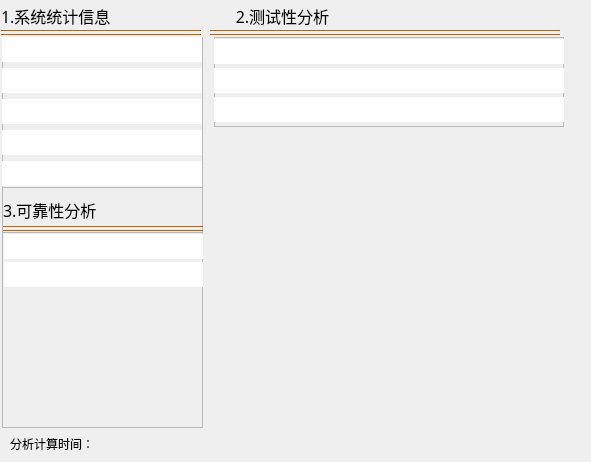
<?xml version="1.0" encoding="UTF-8"?>
<ui version="4.0">
 <class>DialogTestReport</class>
 <widget class="QDialog" name="DialogTestReport">
  <property name="geometry">
   <rect>
    <x>0</x>
    <y>0</y>
    <width>591</width>
    <height>462</height>
   </rect>
  </property>
  <property name="windowTitle">
   <string>Dialog</string>
  </property>
  <property name="styleSheet">
   <string notr="true">QTreeView {color: black; background-color: white;}</string>
  </property>
  <widget class="QLabel" name="LbFunction_2">
   <property name="geometry">
    <rect>
     <x>1</x>
     <y>3</y>
     <width>131</width>
     <height>26</height>
    </rect>
   </property>
   <property name="font">
    <font>
     <family>黑体</family>
     <pointsize>12</pointsize>
     <weight>50</weight>
     <italic>false</italic>
     <bold>false</bold>
    </font>
   </property>
   <property name="text">
    <string>1.系统统计信息</string>
   </property>
  </widget>
  <widget class="Line" name="line_4">
   <property name="geometry">
    <rect>
     <x>1</x>
     <y>30</y>
     <width>200</width>
     <height>1</height>
    </rect>
   </property>
   <property name="maximumSize">
    <size>
     <width>200</width>
     <height>1</height>
    </size>
   </property>
   <property name="styleSheet">
    <string notr="true">background-color: rgb(170, 85, 0);</string>
   </property>
   <property name="orientation">
    <enum>Qt::Horizontal</enum>
   </property>
  </widget>
  <widget class="Line" name="line_5">
   <property name="geometry">
    <rect>
     <x>1</x>
     <y>34</y>
     <width>200</width>
     <height>1</height>
    </rect>
   </property>
   <property name="maximumSize">
    <size>
     <width>200</width>
     <height>1</height>
    </size>
   </property>
   <property name="styleSheet">
    <string notr="true">background-color: rgb(170, 85, 0);</string>
   </property>
   <property name="orientation">
    <enum>Qt::Horizontal</enum>
   </property>
  </widget>
  <widget class="QLabel" name="LbFunction_3">
   <property name="geometry">
    <rect>
     <x>207</x>
     <y>3</y>
     <width>151</width>
     <height>26</height>
    </rect>
   </property>
   <property name="font">
    <font>
     <family>黑体</family>
     <pointsize>12</pointsize>
     <weight>50</weight>
     <italic>false</italic>
     <bold>false</bold>
    </font>
   </property>
   <property name="text">
    <string>2.测试性分析</string>
   </property>
   <property name="alignment">
    <set>Qt::AlignCenter</set>
   </property>
  </widget>
  <widget class="Line" name="line_6">
   <property name="geometry">
    <rect>
     <x>210</x>
     <y>30</y>
     <width>350</width>
     <height>1</height>
    </rect>
   </property>
   <property name="maximumSize">
    <size>
     <width>400</width>
     <height>1</height>
    </size>
   </property>
   <property name="styleSheet">
    <string notr="true">background-color: rgb(170, 85, 0);</string>
   </property>
   <property name="orientation">
    <enum>Qt::Horizontal</enum>
   </property>
  </widget>
  <widget class="Line" name="line_7">
   <property name="geometry">
    <rect>
     <x>210</x>
     <y>34</y>
     <width>350</width>
     <height>1</height>
    </rect>
   </property>
   <property name="maximumSize">
    <size>
     <width>400</width>
     <height>1</height>
    </size>
   </property>
   <property name="styleSheet">
    <string notr="true">background-color: rgb(170, 85, 0);</string>
   </property>
   <property name="orientation">
    <enum>Qt::Horizontal</enum>
   </property>
  </widget>
  <widget class="QFrame" name="frame">
   <property name="geometry">
    <rect>
     <x>2</x>
     <y>187</y>
     <width>201</width>
     <height>241</height>
    </rect>
   </property>
   <property name="minimumSize">
    <size>
     <width>0</width>
     <height>200</height>
    </size>
   </property>
   <property name="maximumSize">
    <size>
     <width>16777215</width>
     <height>300</height>
    </size>
   </property>
   <property name="styleSheet">
    <string notr="true"/>
   </property>
   <property name="frameShape">
    <enum>QFrame::StyledPanel</enum>
   </property>
   <property name="frameShadow">
    <enum>QFrame::Raised</enum>
   </property>
   <widget class="Line" name="line_9">
    <property name="geometry">
     <rect>
      <x>1</x>
      <y>43</y>
      <width>200</width>
      <height>1</height>
     </rect>
    </property>
    <property name="maximumSize">
     <size>
      <width>200</width>
      <height>1</height>
     </size>
    </property>
    <property name="styleSheet">
     <string notr="true">background-color: rgb(170, 85, 0);</string>
    </property>
    <property name="orientation">
     <enum>Qt::Horizontal</enum>
    </property>
   </widget>
   <widget class="Line" name="line_8">
    <property name="geometry">
     <rect>
      <x>1</x>
      <y>39</y>
      <width>200</width>
      <height>1</height>
     </rect>
    </property>
    <property name="maximumSize">
     <size>
      <width>200</width>
      <height>1</height>
     </size>
    </property>
    <property name="styleSheet">
     <string notr="true">background-color: rgb(170, 85, 0);</string>
    </property>
    <property name="orientation">
     <enum>Qt::Horizontal</enum>
    </property>
   </widget>
   <widget class="QLabel" name="LbFunction_4">
    <property name="geometry">
     <rect>
      <x>1</x>
      <y>10</y>
      <width>112</width>
      <height>26</height>
     </rect>
    </property>
    <property name="font">
     <font>
      <family>黑体</family>
      <pointsize>12</pointsize>
      <weight>50</weight>
      <italic>false</italic>
      <bold>false</bold>
     </font>
    </property>
    <property name="text">
     <string>3.可靠性分析</string>
    </property>
   </widget>
   <widget class="QFrame" name="frame_2">
    <property name="geometry">
     <rect>
      <x>0</x>
      <y>45</y>
      <width>201</width>
      <height>201</height>
     </rect>
    </property>
    <property name="styleSheet">
     <string notr="true"/>
    </property>
    <property name="frameShape">
     <enum>QFrame::StyledPanel</enum>
    </property>
    <property name="frameShadow">
     <enum>QFrame::Raised</enum>
    </property>
    <widget class="QTreeView" name="treeViewMTBF">
     <property name="enabled">
      <bool>false</bool>
     </property>
     <property name="geometry">
      <rect>
       <x>2</x>
       <y>2</y>
       <width>200</width>
       <height>25</height>
      </rect>
     </property>
     <property name="minimumSize">
      <size>
       <width>0</width>
       <height>25</height>
      </size>
     </property>
     <property name="maximumSize">
      <size>
       <width>200</width>
       <height>25</height>
      </size>
     </property>
     <property name="frameShape">
      <enum>QFrame::NoFrame</enum>
     </property>
     <property name="frameShadow">
      <enum>QFrame::Sunken</enum>
     </property>
     <property name="verticalScrollBarPolicy">
      <enum>Qt::ScrollBarAlwaysOff</enum>
     </property>
     <property name="horizontalScrollBarPolicy">
      <enum>Qt::ScrollBarAlwaysOff</enum>
     </property>
     <property name="autoScroll">
      <bool>false</bool>
     </property>
    </widget>
    <widget class="QTreeView" name="treeViewMTTR">
     <property name="enabled">
      <bool>false</bool>
     </property>
     <property name="geometry">
      <rect>
       <x>2</x>
       <y>30</y>
       <width>200</width>
       <height>25</height>
      </rect>
     </property>
     <property name="minimumSize">
      <size>
       <width>0</width>
       <height>25</height>
      </size>
     </property>
     <property name="maximumSize">
      <size>
       <width>200</width>
       <height>25</height>
      </size>
     </property>
     <property name="frameShape">
      <enum>QFrame::NoFrame</enum>
     </property>
     <property name="frameShadow">
      <enum>QFrame::Sunken</enum>
     </property>
     <property name="verticalScrollBarPolicy">
      <enum>Qt::ScrollBarAlwaysOff</enum>
     </property>
     <property name="horizontalScrollBarPolicy">
      <enum>Qt::ScrollBarAlwaysOff</enum>
     </property>
     <property name="autoScroll">
      <bool>false</bool>
     </property>
    </widget>
   </widget>
  </widget>
  <widget class="QChartView" name="chartView">
   <property name="geometry">
    <rect>
     <x>205</x>
     <y>130</y>
     <width>371</width>
     <height>301</height>
    </rect>
   </property>
   <property name="styleSheet">
    <string notr="true">background-color: rgba(255, 255, 255, 0);
</string>
   </property>
  </widget>
  <widget class="QFrame" name="frame_3">
   <property name="geometry">
    <rect>
     <x>214</x>
     <y>37</y>
     <width>350</width>
     <height>90</height>
    </rect>
   </property>
   <property name="styleSheet">
    <string notr="true"/>
   </property>
   <property name="frameShape">
    <enum>QFrame::StyledPanel</enum>
   </property>
   <property name="frameShadow">
    <enum>QFrame::Raised</enum>
   </property>
   <widget class="QTreeView" name="treeView2LRU">
    <property name="enabled">
     <bool>false</bool>
    </property>
    <property name="geometry">
     <rect>
      <x>0</x>
      <y>31</y>
      <width>363</width>
      <height>25</height>
     </rect>
    </property>
    <property name="minimumSize">
     <size>
      <width>0</width>
      <height>25</height>
     </size>
    </property>
    <property name="maximumSize">
     <size>
      <width>16777215</width>
      <height>25</height>
     </size>
    </property>
    <property name="frameShape">
     <enum>QFrame::NoFrame</enum>
    </property>
    <property name="verticalScrollBarPolicy">
     <enum>Qt::ScrollBarAlwaysOff</enum>
    </property>
    <property name="horizontalScrollBarPolicy">
     <enum>Qt::ScrollBarAlwaysOff</enum>
    </property>
    <property name="autoScroll">
     <bool>false</bool>
    </property>
   </widget>
   <widget class="QTreeView" name="treeView3LRU">
    <property name="enabled">
     <bool>false</bool>
    </property>
    <property name="geometry">
     <rect>
      <x>0</x>
      <y>60</y>
      <width>363</width>
      <height>25</height>
     </rect>
    </property>
    <property name="minimumSize">
     <size>
      <width>0</width>
      <height>25</height>
     </size>
    </property>
    <property name="maximumSize">
     <size>
      <width>16777215</width>
      <height>25</height>
     </size>
    </property>
    <property name="frameShape">
     <enum>QFrame::NoFrame</enum>
    </property>
    <property name="verticalScrollBarPolicy">
     <enum>Qt::ScrollBarAlwaysOff</enum>
    </property>
    <property name="horizontalScrollBarPolicy">
     <enum>Qt::ScrollBarAlwaysOff</enum>
    </property>
    <property name="autoScroll">
     <bool>false</bool>
    </property>
   </widget>
   <widget class="QTreeView" name="treeView1LRU">
    <property name="enabled">
     <bool>false</bool>
    </property>
    <property name="geometry">
     <rect>
      <x>0</x>
      <y>2</y>
      <width>363</width>
      <height>25</height>
     </rect>
    </property>
    <property name="minimumSize">
     <size>
      <width>0</width>
      <height>25</height>
     </size>
    </property>
    <property name="maximumSize">
     <size>
      <width>16777215</width>
      <height>25</height>
     </size>
    </property>
    <property name="styleSheet">
     <string notr="true"/>
    </property>
    <property name="frameShape">
     <enum>QFrame::NoFrame</enum>
    </property>
    <property name="frameShadow">
     <enum>QFrame::Sunken</enum>
    </property>
    <property name="verticalScrollBarPolicy">
     <enum>Qt::ScrollBarAlwaysOff</enum>
    </property>
    <property name="horizontalScrollBarPolicy">
     <enum>Qt::ScrollBarAlwaysOff</enum>
    </property>
    <property name="autoScroll">
     <bool>false</bool>
    </property>
   </widget>
  </widget>
  <widget class="QFrame" name="frame_4">
   <property name="geometry">
    <rect>
     <x>2</x>
     <y>37</y>
     <width>201</width>
     <height>151</height>
    </rect>
   </property>
   <property name="styleSheet">
    <string notr="true"/>
   </property>
   <property name="frameShape">
    <enum>QFrame::StyledPanel</enum>
   </property>
   <property name="frameShadow">
    <enum>QFrame::Raised</enum>
   </property>
   <widget class="QWidget" name="layoutWidget">
    <property name="geometry">
     <rect>
      <x>0</x>
      <y>0</y>
      <width>201</width>
      <height>151</height>
     </rect>
    </property>
    <layout class="QVBoxLayout" name="verticalLayout">
     <item>
      <widget class="QTreeView" name="treeViewAnaly1">
       <property name="enabled">
        <bool>false</bool>
       </property>
       <property name="minimumSize">
        <size>
         <width>0</width>
         <height>25</height>
        </size>
       </property>
       <property name="maximumSize">
        <size>
         <width>200</width>
         <height>25</height>
        </size>
       </property>
       <property name="frameShape">
        <enum>QFrame::NoFrame</enum>
       </property>
       <property name="frameShadow">
        <enum>QFrame::Sunken</enum>
       </property>
       <property name="verticalScrollBarPolicy">
        <enum>Qt::ScrollBarAlwaysOff</enum>
       </property>
       <property name="horizontalScrollBarPolicy">
        <enum>Qt::ScrollBarAlwaysOff</enum>
       </property>
       <property name="autoScroll">
        <bool>false</bool>
       </property>
      </widget>
     </item>
     <item>
      <widget class="QTreeView" name="treeViewAnaly2">
       <property name="enabled">
        <bool>false</bool>
       </property>
       <property name="minimumSize">
        <size>
         <width>0</width>
         <height>25</height>
        </size>
       </property>
       <property name="maximumSize">
        <size>
         <width>200</width>
         <height>25</height>
        </size>
       </property>
       <property name="frameShape">
        <enum>QFrame::NoFrame</enum>
       </property>
       <property name="frameShadow">
        <enum>QFrame::Sunken</enum>
       </property>
       <property name="verticalScrollBarPolicy">
        <enum>Qt::ScrollBarAlwaysOff</enum>
       </property>
       <property name="horizontalScrollBarPolicy">
        <enum>Qt::ScrollBarAlwaysOff</enum>
       </property>
       <property name="autoScroll">
        <bool>false</bool>
       </property>
      </widget>
     </item>
     <item>
      <widget class="QTreeView" name="treeViewAnaly3">
       <property name="enabled">
        <bool>false</bool>
       </property>
       <property name="minimumSize">
        <size>
         <width>0</width>
         <height>25</height>
        </size>
       </property>
       <property name="maximumSize">
        <size>
         <width>200</width>
         <height>25</height>
        </size>
       </property>
       <property name="frameShape">
        <enum>QFrame::NoFrame</enum>
       </property>
       <property name="frameShadow">
        <enum>QFrame::Sunken</enum>
       </property>
       <property name="verticalScrollBarPolicy">
        <enum>Qt::ScrollBarAlwaysOff</enum>
       </property>
       <property name="horizontalScrollBarPolicy">
        <enum>Qt::ScrollBarAlwaysOff</enum>
       </property>
       <property name="autoScroll">
        <bool>false</bool>
       </property>
      </widget>
     </item>
     <item>
      <widget class="QTreeView" name="treeViewAnaly4">
       <property name="enabled">
        <bool>false</bool>
       </property>
       <property name="minimumSize">
        <size>
         <width>0</width>
         <height>25</height>
        </size>
       </property>
       <property name="maximumSize">
        <size>
         <width>200</width>
         <height>25</height>
        </size>
       </property>
       <property name="frameShape">
        <enum>QFrame::NoFrame</enum>
       </property>
       <property name="frameShadow">
        <enum>QFrame::Sunken</enum>
       </property>
       <property name="verticalScrollBarPolicy">
        <enum>Qt::ScrollBarAlwaysOff</enum>
       </property>
       <property name="horizontalScrollBarPolicy">
        <enum>Qt::ScrollBarAlwaysOff</enum>
       </property>
       <property name="autoScroll">
        <bool>false</bool>
       </property>
      </widget>
     </item>
     <item>
      <widget class="QTreeView" name="treeViewAnaly5">
       <property name="enabled">
        <bool>false</bool>
       </property>
       <property name="minimumSize">
        <size>
         <width>0</width>
         <height>25</height>
        </size>
       </property>
       <property name="maximumSize">
        <size>
         <width>200</width>
         <height>25</height>
        </size>
       </property>
       <property name="frameShape">
        <enum>QFrame::NoFrame</enum>
       </property>
       <property name="frameShadow">
        <enum>QFrame::Sunken</enum>
       </property>
       <property name="verticalScrollBarPolicy">
        <enum>Qt::ScrollBarAlwaysOff</enum>
       </property>
       <property name="horizontalScrollBarPolicy">
        <enum>Qt::ScrollBarAlwaysOff</enum>
       </property>
       <property name="autoScroll">
        <bool>false</bool>
       </property>
      </widget>
     </item>
    </layout>
   </widget>
  </widget>
  <widget class="QWidget" name="widget" native="true">
   <property name="geometry">
    <rect>
     <x>510</x>
     <y>10</y>
     <width>120</width>
     <height>80</height>
    </rect>
   </property>
   <property name="styleSheet">
    <string notr="true"/>
   </property>
  </widget>
  <widget class="QLabel" name="labelTime">
   <property name="geometry">
    <rect>
     <x>10</x>
     <y>434</y>
     <width>561</width>
     <height>20</height>
    </rect>
   </property>
   <property name="text">
    <string>分析计算时间：</string>
   </property>
  </widget>
 </widget>
 <customwidgets>
  <customwidget>
   <class>QChartView</class>
   <extends>QGraphicsView</extends>
   <header location="global">qchartview.h</header>
  </customwidget>
 </customwidgets>
 <resources/>
 <connections/>
</ui>
